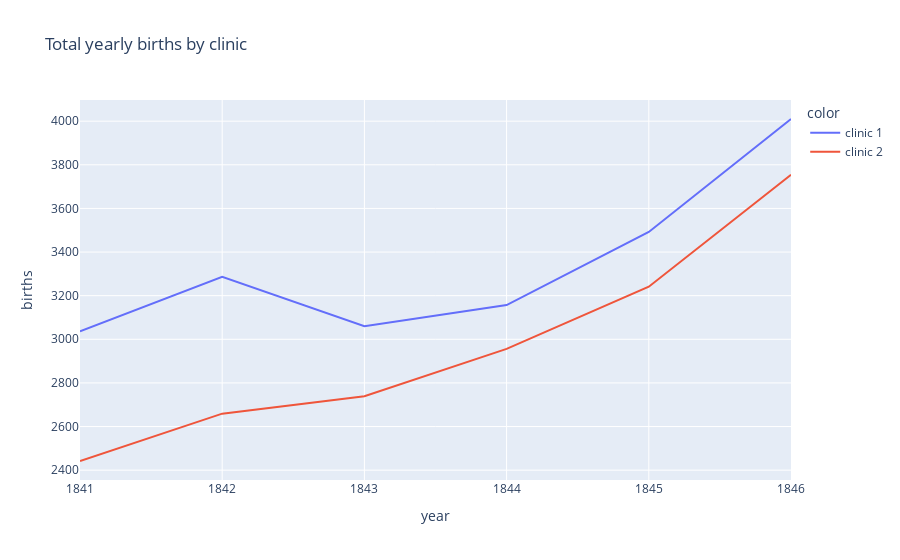

The notebook cell saved with this chart:
### Code cell
fig = px.line(x=df_yearly.year,
              y=df_yearly.births,
              color=df_yearly.clinic,
              hover_name=df_yearly.clinic,
              title="Total yearly births by clinic")

fig.update_layout(xaxis_title="year",
                  yaxis_title="births")

fig.show()

### Figure 1 — Plotly figure (JSON) as saved in the notebook; plotly's stock layout.template omitted (floating-point values rounded to 4 significant figures)
{"data": [{"hovertemplate": "<b>%{hovertext}</b><br><br>color=clinic 1<br>x=%{x}<br>y=%{y}<extra></extra>", "hovertext": ["clinic 1", "clinic 1", "clinic 1", "clinic 1", "clinic 1", "clinic 1"], "legendgroup": "clinic 1", "line": {"color": "#636efa", "dash": "solid"}, "marker": {"symbol": "circle"}, "mode": "lines", "name": "clinic 1", "orientation": "v", "showlegend": true, "type": "scatter", "x": [1841, 1842, 1843, 1844, 1845, 1846], "xaxis": "x", "y": [3036, 3287, 3060, 3157, 3492, 4010], "yaxis": "y"}, {"hovertemplate": "<b>%{hovertext}</b><br><br>color=clinic 2<br>x=%{x}<br>y=%{y}<extra></extra>", "hovertext": ["clinic 2", "clinic 2", "clinic 2", "clinic 2", "clinic 2", "clinic 2"], "legendgroup": "clinic 2", "line": {"color": "#EF553B", "dash": "solid"}, "marker": {"symbol": "circle"}, "mode": "lines", "name": "clinic 2", "orientation": "v", "showlegend": true, "type": "scatter", "x": [1841, 1842, 1843, 1844, 1845, 1846], "xaxis": "x", "y": [2442, 2659, 2739, 2956, 3241, 3754], "yaxis": "y"}], "layout": {"legend": {"title": {"text": "color"}, "tracegroupgap": 0}, "title": {"text": "Total yearly births by clinic"}, "xaxis": {"anchor": "y", "domain": [0, 1], "title": {"text": "year"}}, "yaxis": {"anchor": "x", "domain": [0, 1], "title": {"text": "births"}}}}
